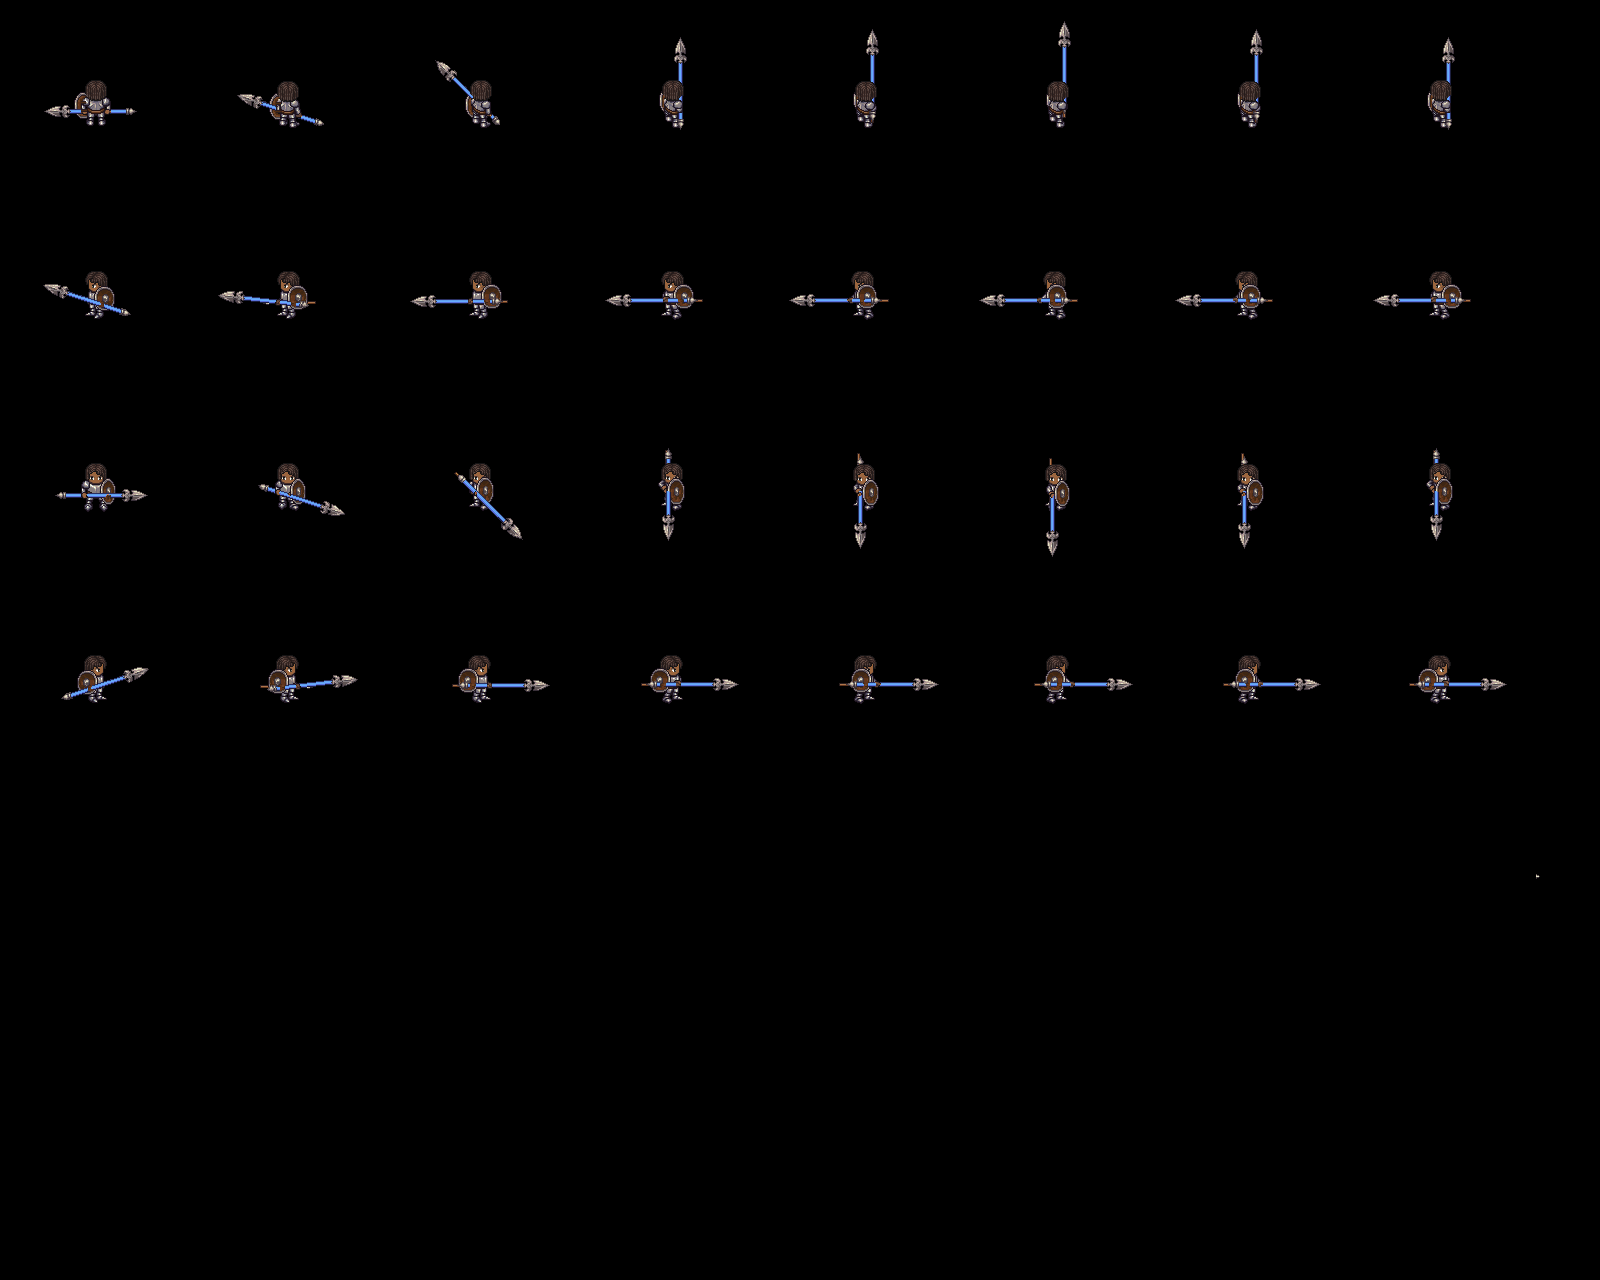

A level layout from a 2D game, rendered from its tile map. Below: a short description, then the map file with tile-grid data replaced by summaries:
An orthogonal 50x40 tile map with 32x32 px tiles, 2 tile layers (Tile Layer 2, Tile Layer 1), 4 tilesets.

<map version="1.10" tiledversion="1.11.0" orientation="orthogonal" renderorder="right-down" width="50" height="40" tilewidth="32" tileheight="32" infinite="0" nextlayerid="3" nextobjectid="1">
 <tileset firstgid="1" source="2.tsx" />
 <tileset firstgid="1153" source="BODY_animation1.tsx" />
 <tileset firstgid="1281" source="character1.tsx" />
 <tileset firstgid="2181" source="3.tsx" />
 <layer id="2" name="Tile Layer 2" width="50" height="40">
  <data>[2000 cells, 128 non-empty, 128 distinct tile ids]</data>
 </layer>
 <layer id="1" name="Tile Layer 1" width="50" height="40">
  <data>[2000 cells, 1175 non-empty, 1175 distinct tile ids]</data>
 </layer>
</map>
